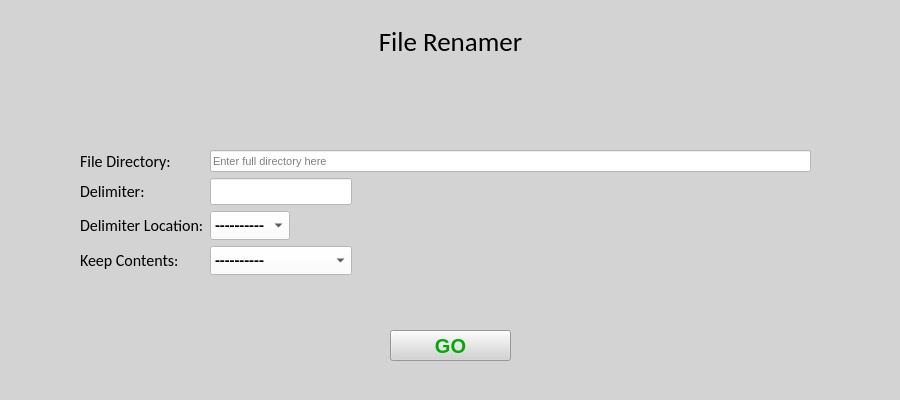
<?xml version="1.0" encoding="UTF-8"?>
<ui version="4.0">
 <class>MainWindow</class>
 <widget class="QMainWindow" name="MainWindow">
  <property name="geometry">
   <rect>
    <x>0</x>
    <y>0</y>
    <width>900</width>
    <height>400</height>
   </rect>
  </property>
  <property name="sizePolicy">
   <sizepolicy hsizetype="Fixed" vsizetype="Fixed">
    <horstretch>0</horstretch>
    <verstretch>0</verstretch>
   </sizepolicy>
  </property>
  <property name="minimumSize">
   <size>
    <width>900</width>
    <height>400</height>
   </size>
  </property>
  <property name="maximumSize">
   <size>
    <width>900</width>
    <height>400</height>
   </size>
  </property>
  <property name="windowTitle">
   <string>File Renamer</string>
  </property>
  <property name="styleSheet">
   <string notr="true">background-color: rgb(211, 211, 211);</string>
  </property>
  <widget class="QWidget" name="centralwidget">
   <property name="font">
    <font>
     <family>Calibri</family>
    </font>
   </property>
   <widget class="QWidget" name="formLayoutWidget">
    <property name="geometry">
     <rect>
      <x>80</x>
      <y>150</y>
      <width>731</width>
      <height>138</height>
     </rect>
    </property>
    <layout class="QFormLayout" name="formLayout">
     <item row="0" column="0">
      <widget class="QLabel" name="dir_label">
       <property name="font">
        <font>
         <family>Calibri</family>
         <pointsize>12</pointsize>
        </font>
       </property>
       <property name="text">
        <string>File Directory:</string>
       </property>
      </widget>
     </item>
     <item row="0" column="1">
      <widget class="QLineEdit" name="dir_input">
       <property name="font">
        <font>
         <pointsize>8</pointsize>
        </font>
       </property>
       <property name="styleSheet">
        <string notr="true">background-color: rgb(255, 255, 255);</string>
       </property>
       <property name="placeholderText">
        <string>Enter full directory here</string>
       </property>
      </widget>
     </item>
     <item row="1" column="0">
      <widget class="QLabel" name="delim_label">
       <property name="font">
        <font>
         <family>Calibri</family>
         <pointsize>12</pointsize>
        </font>
       </property>
       <property name="text">
        <string>Delimiter:</string>
       </property>
      </widget>
     </item>
     <item row="1" column="1">
      <widget class="QLineEdit" name="delim_input">
       <property name="sizePolicy">
        <sizepolicy hsizetype="Fixed" vsizetype="Fixed">
         <horstretch>0</horstretch>
         <verstretch>0</verstretch>
        </sizepolicy>
       </property>
       <property name="font">
        <font>
         <pointsize>12</pointsize>
         <weight>50</weight>
         <bold>false</bold>
        </font>
       </property>
       <property name="styleSheet">
        <string notr="true">background-color: rgb(255, 255, 255);</string>
       </property>
      </widget>
     </item>
     <item row="2" column="0">
      <widget class="QLabel" name="delim_location_label">
       <property name="font">
        <font>
         <family>Calibri</family>
         <pointsize>12</pointsize>
        </font>
       </property>
       <property name="text">
        <string>Delimiter Location:</string>
       </property>
      </widget>
     </item>
     <item row="2" column="1">
      <widget class="QComboBox" name="delim_location_input">
       <property name="sizePolicy">
        <sizepolicy hsizetype="Fixed" vsizetype="Fixed">
         <horstretch>0</horstretch>
         <verstretch>0</verstretch>
        </sizepolicy>
       </property>
       <property name="font">
        <font>
         <family>Calibri</family>
         <pointsize>12</pointsize>
         <weight>75</weight>
         <bold>true</bold>
        </font>
       </property>
       <property name="styleSheet">
        <string notr="true">background-color: rgb(255, 255, 255);</string>
       </property>
       <item>
        <property name="text">
         <string>----------</string>
        </property>
       </item>
       <item>
        <property name="text">
         <string>First</string>
        </property>
       </item>
       <item>
        <property name="text">
         <string>Last</string>
        </property>
       </item>
      </widget>
     </item>
     <item row="3" column="0">
      <widget class="QLabel" name="keep_label">
       <property name="font">
        <font>
         <family>Calibri</family>
         <pointsize>12</pointsize>
        </font>
       </property>
       <property name="text">
        <string>Keep Contents:</string>
       </property>
      </widget>
     </item>
     <item row="3" column="1">
      <widget class="QComboBox" name="keep_input">
       <property name="sizePolicy">
        <sizepolicy hsizetype="Fixed" vsizetype="Fixed">
         <horstretch>0</horstretch>
         <verstretch>0</verstretch>
        </sizepolicy>
       </property>
       <property name="font">
        <font>
         <family>Calibri</family>
         <pointsize>12</pointsize>
         <weight>75</weight>
         <bold>true</bold>
        </font>
       </property>
       <property name="styleSheet">
        <string notr="true">background-color: rgb(255, 255, 255);</string>
       </property>
       <item>
        <property name="text">
         <string>----------</string>
        </property>
       </item>
       <item>
        <property name="text">
         <string>Before Delimiter</string>
        </property>
       </item>
       <item>
        <property name="text">
         <string>After Delimiter</string>
        </property>
       </item>
      </widget>
     </item>
    </layout>
   </widget>
   <widget class="QPushButton" name="go_button">
    <property name="geometry">
     <rect>
      <x>390</x>
      <y>330</y>
      <width>121</width>
      <height>31</height>
     </rect>
    </property>
    <property name="font">
     <font>
      <pointsize>15</pointsize>
      <weight>75</weight>
      <bold>true</bold>
     </font>
    </property>
    <property name="styleSheet">
     <string notr="true">color: rgb(0, 170, 0);</string>
    </property>
    <property name="text">
     <string>GO</string>
    </property>
   </widget>
   <widget class="QLabel" name="title_label">
    <property name="geometry">
     <rect>
      <x>360</x>
      <y>30</y>
      <width>181</width>
      <height>23</height>
     </rect>
    </property>
    <property name="sizePolicy">
     <sizepolicy hsizetype="Fixed" vsizetype="Fixed">
      <horstretch>0</horstretch>
      <verstretch>0</verstretch>
     </sizepolicy>
    </property>
    <property name="font">
     <font>
      <family>Calibri</family>
      <pointsize>20</pointsize>
     </font>
    </property>
    <property name="text">
     <string>File Renamer</string>
    </property>
    <property name="alignment">
     <set>Qt::AlignCenter</set>
    </property>
   </widget>
  </widget>
  <widget class="QStatusBar" name="statusbar"/>
 </widget>
 <resources/>
 <connections/>
</ui>
